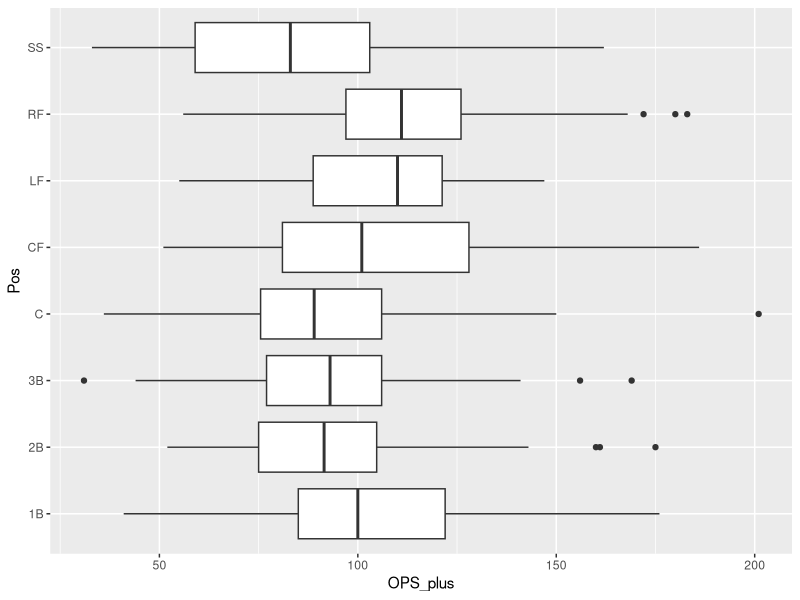
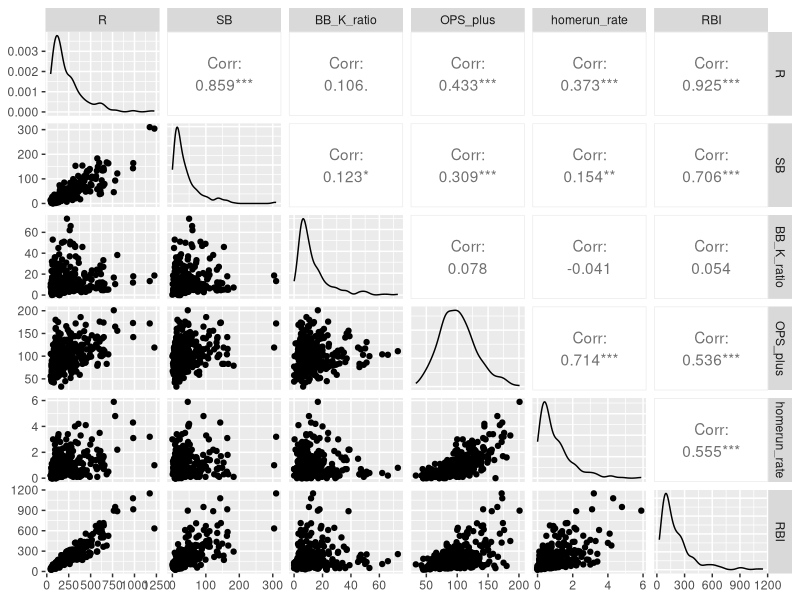

Generate these figures, in order, with R:
## ---- chunk 1
library(tidyverse)
library(here)
batting <- read.csv(here("bkaradenes/NGL_Module/exploration/ngl_batting.csv"))
## ---- chunk 2
ggplot(data = batting, mapping = aes(x = OPS_plus, y = Pos)) +
  geom_boxplot()
## ---- chunk 3
batting_mod <- batting %>%
  filter(!is.na(OPS & OPS_plus & wOBA & BB_K_ratio & ISO))
model <- lm(R ~ SB + OPS_plus + homerun_rate + `BB_K_ratio` + RBI, data = batting_mod)
summary(model)
## ---- chunk 4
install.packages("GGally")
library(GGally)
ggpairs(data = batting_mod, columns = c("R", "SB", "BB_K_ratio", "OPS_plus", "homerun_rate", "RBI"))
## ---- chunk 5
install.packages("car")
library(car)
vif(model)
